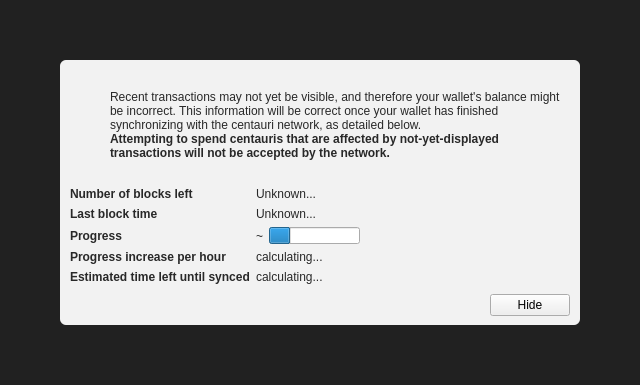
<?xml version="1.0" encoding="UTF-8"?>
<ui version="4.0">
 <class>ModalOverlay</class>
 <widget class="ModalOverlay" name="ModalOverlay">
  <property name="geometry">
   <rect>
    <x>0</x>
    <y>0</y>
    <width>640</width>
    <height>385</height>
   </rect>
  </property>
  <property name="windowTitle">
   <string>Form</string>
  </property>
  <layout class="QVBoxLayout" name="verticalLayout" stretch="0">
   <property name="sizeConstraint">
    <enum>QLayout::SetDefaultConstraint</enum>
   </property>
   <property name="leftMargin">
    <number>0</number>
   </property>
   <property name="topMargin">
    <number>0</number>
   </property>
   <property name="rightMargin">
    <number>0</number>
   </property>
   <property name="bottomMargin">
    <number>0</number>
   </property>
   <item>
    <widget class="QWidget" name="bgWidget" native="true">
     <property name="styleSheet">
      <string notr="true">#bgWidget { background: rgba(0,0,0,220); }</string>
     </property>
     <layout class="QVBoxLayout" name="verticalLayoutMain" stretch="1">
      <property name="leftMargin">
       <number>60</number>
      </property>
      <property name="topMargin">
       <number>60</number>
      </property>
      <property name="rightMargin">
       <number>60</number>
      </property>
      <property name="bottomMargin">
       <number>60</number>
      </property>
      <item>
       <widget class="QWidget" name="contentWidget" native="true">
        <property name="styleSheet">
         <string notr="true">#contentWidget { background: rgba(255,255,255,240); border-radius: 6px; }

QLabel { color: rgb(40,40,40);  }</string>
        </property>
        <layout class="QVBoxLayout" name="verticalLayoutSub" stretch="1,0,0,0">
         <property name="spacing">
          <number>0</number>
         </property>
         <property name="leftMargin">
          <number>10</number>
         </property>
         <property name="topMargin">
          <number>10</number>
         </property>
         <property name="rightMargin">
          <number>10</number>
         </property>
         <property name="bottomMargin">
          <number>10</number>
         </property>
         <item>
          <layout class="QHBoxLayout" name="horizontalLayoutIconText" stretch="0,1">
           <property name="topMargin">
            <number>20</number>
           </property>
           <item>
            <layout class="QVBoxLayout" name="verticalLayoutIcon">
             <property name="leftMargin">
              <number>0</number>
             </property>
             <item>
              <widget class="QPushButton" name="warningIcon">
               <property name="enabled">
                <bool>false</bool>
               </property>
               <property name="text">
                <string/>
               </property>
               <property name="icon">
                <iconset>
                 <normaloff>:/icons/warning</normaloff>
                 <disabledoff>:/icons/warning</disabledoff>:/icons/warning</iconset>
               </property>
               <property name="iconSize">
                <size>
                 <width>48</width>
                 <height>48</height>
                </size>
               </property>
               <property name="flat">
                <bool>true</bool>
               </property>
              </widget>
             </item>
             <item>
              <spacer name="verticalSpacerWarningIcon">
               <property name="orientation">
                <enum>Qt::Vertical</enum>
               </property>
               <property name="sizeHint" stdset="0">
                <size>
                 <width>20</width>
                 <height>40</height>
                </size>
               </property>
              </spacer>
             </item>
            </layout>
           </item>
           <item>
            <layout class="QVBoxLayout" name="verticalLayoutInfoText">
             <property name="leftMargin">
              <number>0</number>
             </property>
             <property name="topMargin">
              <number>0</number>
             </property>
             <item>
              <widget class="QLabel" name="infoText">
               <property name="text">
                <string>Recent transactions may not yet be visible, and therefore your wallet's balance might be incorrect. This information will be correct once your wallet has finished synchronizing with the centauri network, as detailed below.</string>
               </property>
               <property name="textFormat">
                <enum>Qt::RichText</enum>
               </property>
               <property name="wordWrap">
                <bool>true</bool>
               </property>
              </widget>
             </item>
             <item>
              <widget class="QLabel" name="infoTextStrong">
               <property name="font">
                <font>
                 <weight>75</weight>
                 <bold>true</bold>
                </font>
               </property>
               <property name="text">
                <string>Attempting to spend centauris that are affected by not-yet-displayed transactions will not be accepted by the network.</string>
               </property>
               <property name="textFormat">
                <enum>Qt::RichText</enum>
               </property>
               <property name="wordWrap">
                <bool>true</bool>
               </property>
              </widget>
             </item>
             <item>
              <spacer name="verticalSpacerInTextSpace">
               <property name="orientation">
                <enum>Qt::Vertical</enum>
               </property>
               <property name="sizeHint" stdset="0">
                <size>
                 <width>20</width>
                 <height>40</height>
                </size>
               </property>
              </spacer>
             </item>
            </layout>
           </item>
          </layout>
         </item>
         <item>
          <spacer name="verticalSpacerAfterText">
           <property name="orientation">
            <enum>Qt::Vertical</enum>
           </property>
           <property name="sizeHint" stdset="0">
            <size>
             <width>20</width>
             <height>40</height>
            </size>
           </property>
          </spacer>
         </item>
         <item>
          <layout class="QFormLayout" name="formLayout">
           <property name="fieldGrowthPolicy">
            <enum>QFormLayout::FieldsStayAtSizeHint</enum>
           </property>
           <property name="horizontalSpacing">
            <number>6</number>
           </property>
           <property name="verticalSpacing">
            <number>6</number>
           </property>
           <property name="topMargin">
            <number>10</number>
           </property>
           <item row="0" column="0">
            <widget class="QLabel" name="labelNumberOfBlocksLeft">
             <property name="font">
              <font>
               <weight>75</weight>
               <bold>true</bold>
              </font>
             </property>
             <property name="text">
              <string>Number of blocks left</string>
             </property>
            </widget>
           </item>
           <item row="0" column="1">
            <widget class="QLabel" name="numberOfBlocksLeft">
             <property name="text">
              <string>Unknown...</string>
             </property>
            </widget>
           </item>
           <item row="1" column="0">
            <widget class="QLabel" name="labelLastBlockTime">
             <property name="font">
              <font>
               <weight>75</weight>
               <bold>true</bold>
              </font>
             </property>
             <property name="text">
              <string>Last block time</string>
             </property>
            </widget>
           </item>
           <item row="1" column="1">
            <widget class="QLabel" name="newestBlockDate">
             <property name="sizePolicy">
              <sizepolicy hsizetype="Maximum" vsizetype="Preferred">
               <horstretch>0</horstretch>
               <verstretch>0</verstretch>
              </sizepolicy>
             </property>
             <property name="text">
              <string>Unknown...</string>
             </property>
            </widget>
           </item>
           <item row="2" column="0">
            <widget class="QLabel" name="labelSyncDone">
             <property name="font">
              <font>
               <weight>75</weight>
               <bold>true</bold>
              </font>
             </property>
             <property name="text">
              <string>Progress</string>
             </property>
            </widget>
           </item>
           <item row="2" column="1">
            <layout class="QHBoxLayout" name="horizontalLayoutSync" stretch="0,1">
             <item>
              <widget class="QLabel" name="percentageProgress">
               <property name="text">
                <string notr="true">~</string>
               </property>
              </widget>
             </item>
             <item>
              <widget class="QProgressBar" name="progressBar">
               <property name="value">
                <number>24</number>
               </property>
               <property name="format">
                <string/>
               </property>
              </widget>
             </item>
            </layout>
           </item>
           <item row="4" column="0">
            <widget class="QLabel" name="labelProgressIncrease">
             <property name="font">
              <font>
               <weight>75</weight>
               <bold>true</bold>
              </font>
             </property>
             <property name="text">
              <string>Progress increase per hour</string>
             </property>
            </widget>
           </item>
           <item row="4" column="1">
            <widget class="QLabel" name="progressIncreasePerH">
             <property name="text">
              <string>calculating...</string>
             </property>
            </widget>
           </item>
           <item row="5" column="0">
            <widget class="QLabel" name="labelEstimatedTimeLeft">
             <property name="font">
              <font>
               <weight>75</weight>
               <bold>true</bold>
              </font>
             </property>
             <property name="text">
              <string>Estimated time left until synced</string>
             </property>
            </widget>
           </item>
           <item row="5" column="1">
            <widget class="QLabel" name="expectedTimeLeft">
             <property name="text">
              <string>calculating...</string>
             </property>
            </widget>
           </item>
          </layout>
         </item>
         <item>
          <layout class="QHBoxLayout" name="horizontalLayoutButtons">
           <property name="leftMargin">
            <number>10</number>
           </property>
           <property name="topMargin">
            <number>10</number>
           </property>
           <item>
            <spacer name="horizontalSpacer">
             <property name="orientation">
              <enum>Qt::Horizontal</enum>
             </property>
             <property name="sizeHint" stdset="0">
              <size>
               <width>40</width>
               <height>20</height>
              </size>
             </property>
            </spacer>
           </item>
           <item>
            <widget class="QPushButton" name="closeButton">
             <property name="text">
              <string>Hide</string>
             </property>
            </widget>
           </item>
          </layout>
         </item>
        </layout>
       </widget>
      </item>
     </layout>
    </widget>
   </item>
  </layout>
 </widget>
 <customwidgets>
  <customwidget>
   <class>ModalOverlay</class>
   <extends>QWidget</extends>
   <header>modaloverlay.h</header>
   <container>1</container>
  </customwidget>
 </customwidgets>
 <resources/>
 <connections/>
</ui>
